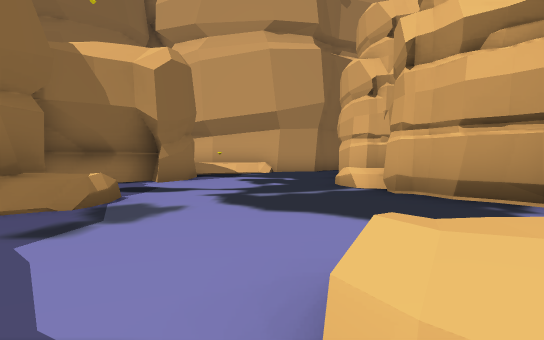
View 1 (above)

23 first-person views from a walk through a scene from a Unity 3-D project. The camera is 1.3 m above the floor, tilts 2° down and sees 70° across. The floor is counted in squares, 2.4 m on a side. Each view is taken from the middle of a square. On the plan, view 1 faces up. The plan holds only what a view shows up to about 10 squares ahead; the rest is blank. The place goes on beyond the plan. The player character is not drawn. Some animated figures are not drawn. Some surface patterns are stand-ins.

View 2
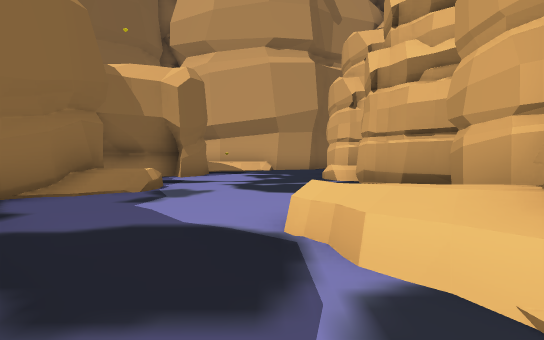

View 3
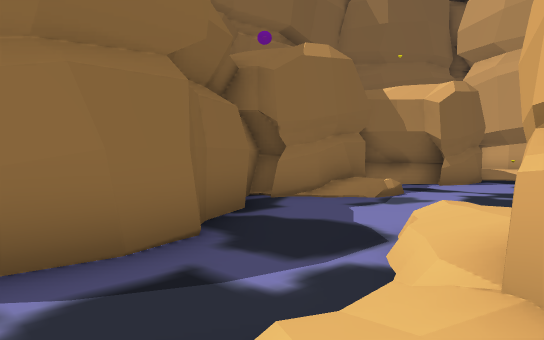

View 4
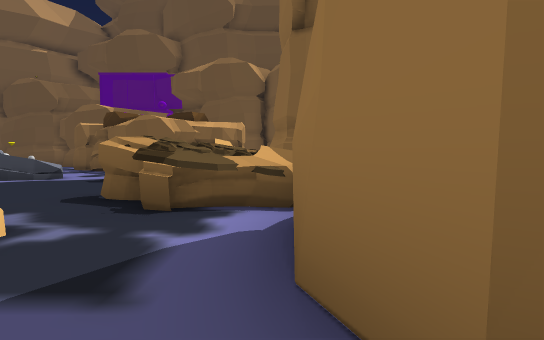

View 5
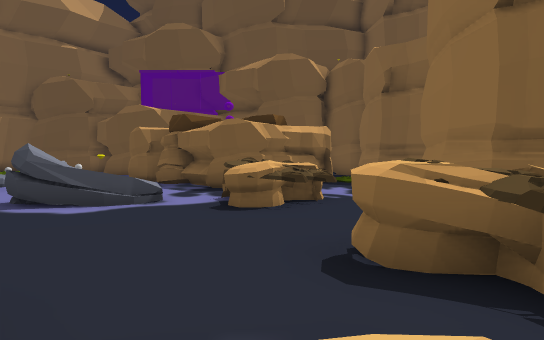

View 6
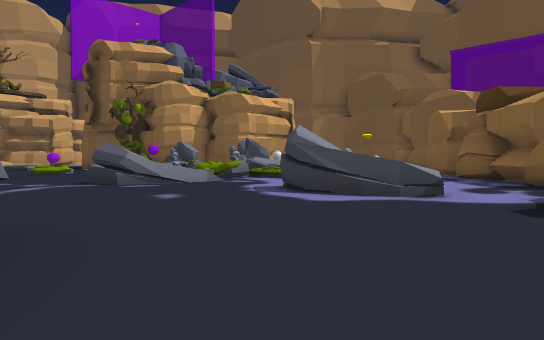

View 7
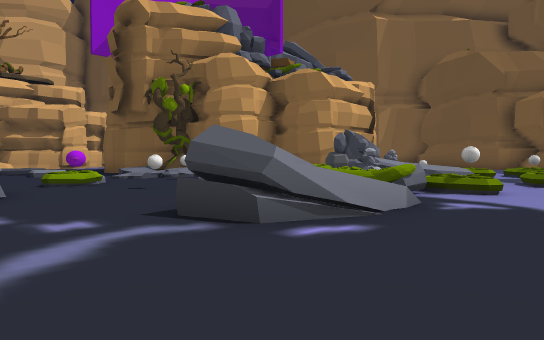

View 8
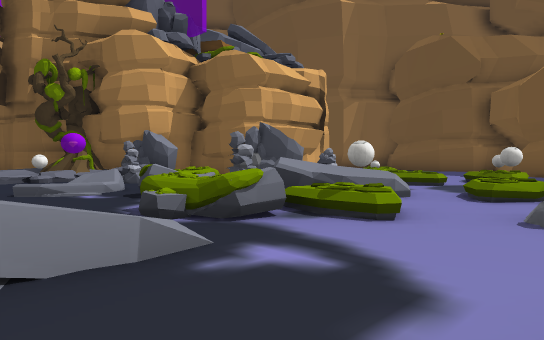

View 9
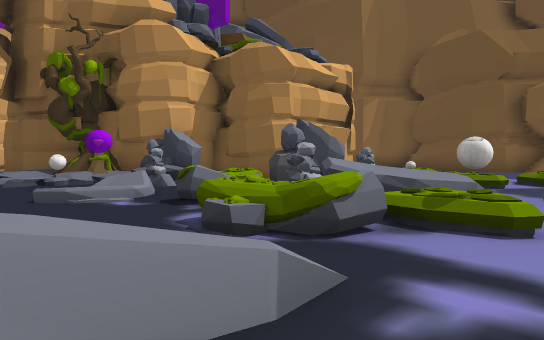

View 10
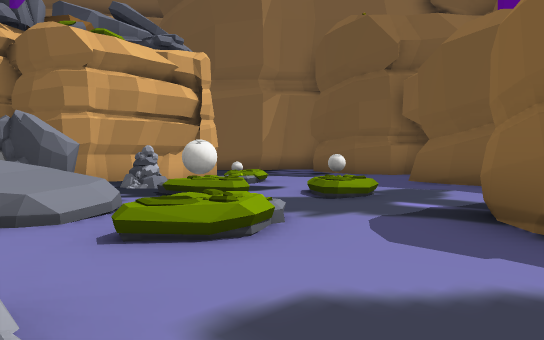

View 11
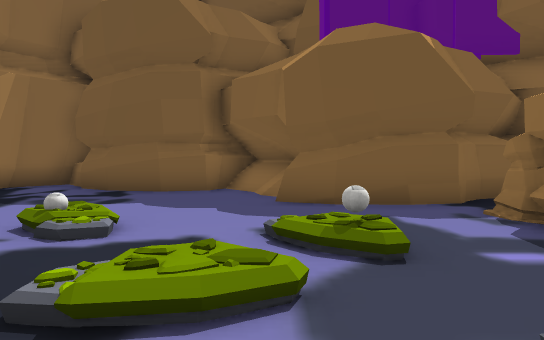

View 12
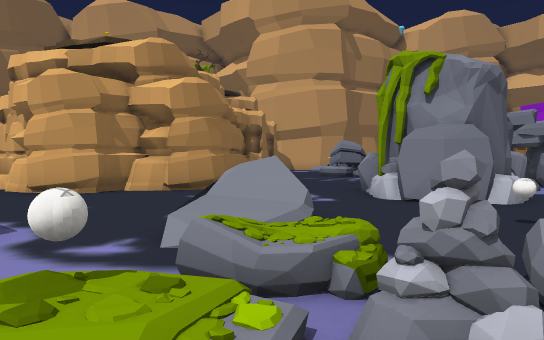

View 13
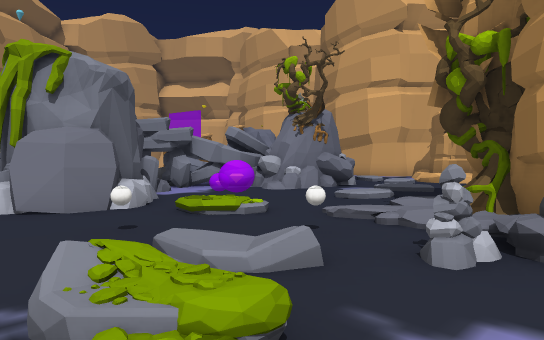

View 14
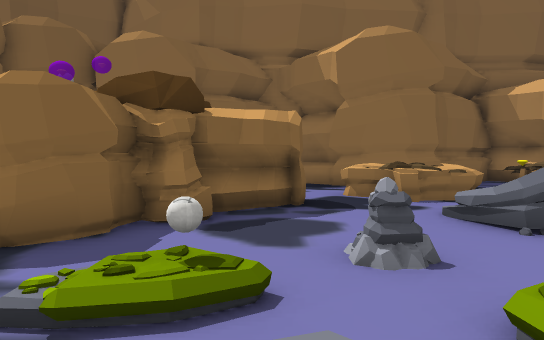

View 15
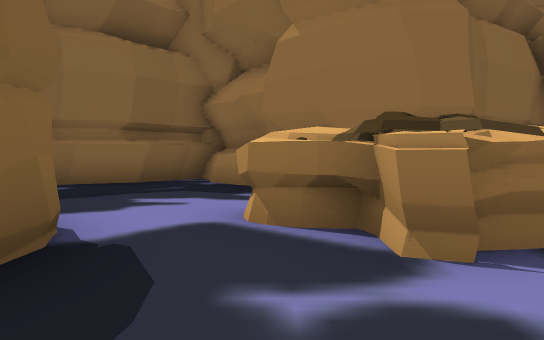

View 16
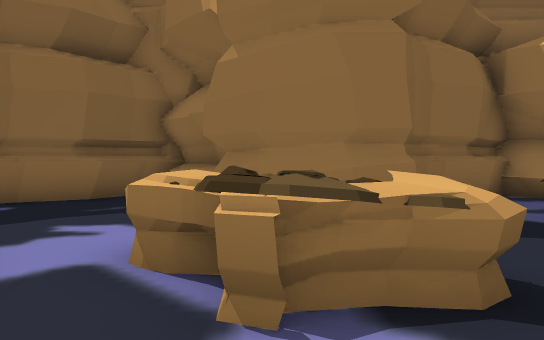

View 17
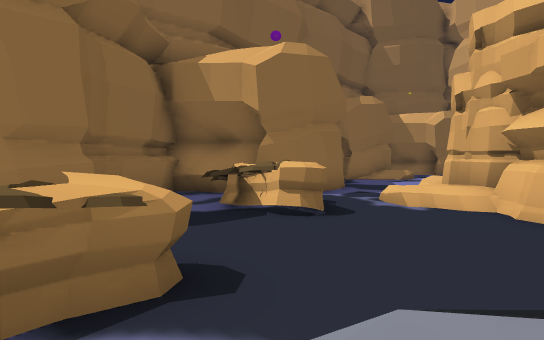

View 18
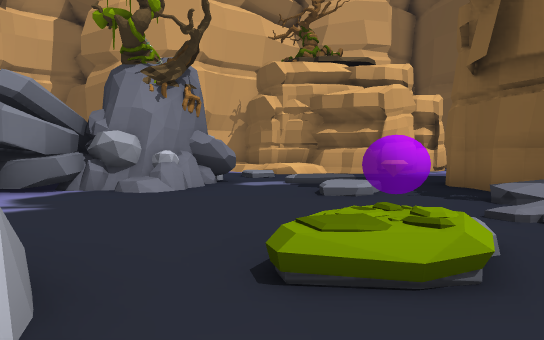

View 19
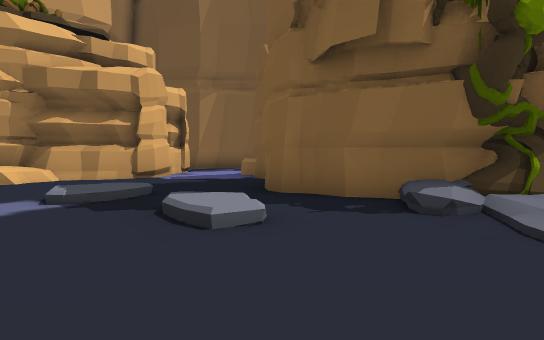

View 20
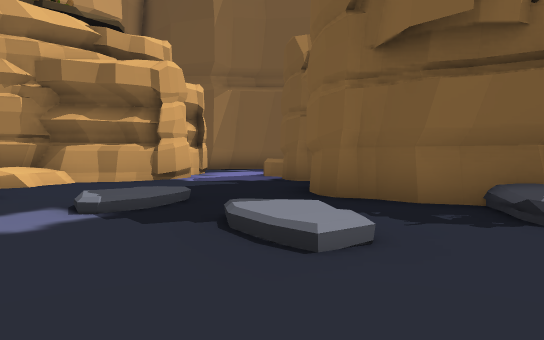

View 21
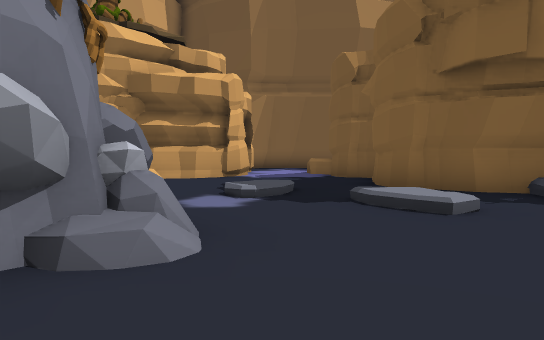

View 22
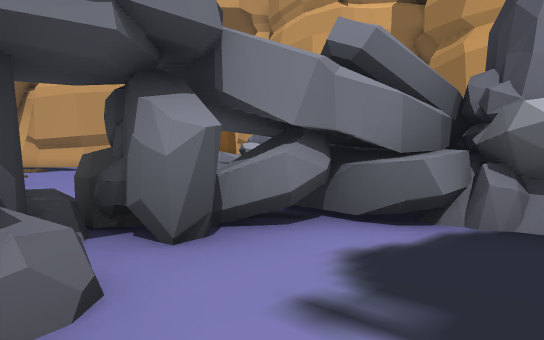

View 23
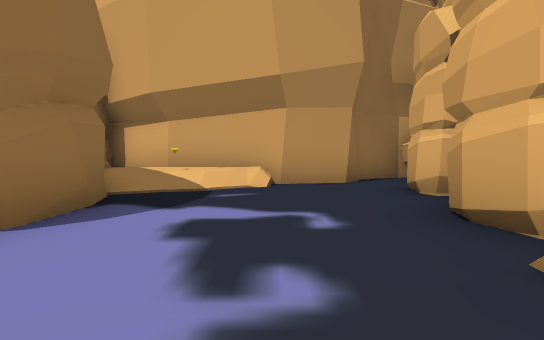

### Floor plan
Key: @ floor where view 1 was taken; # wall or solid block; . main floor; : floor 0.25 m higher than the main floor; + floor 0.75 m higher than the main floor; / step, stairs or slope; = window, fence, low wall or low ledge; ^ raised ledge; R rock; B ball; T tree; O other object.
Columns run from 5 left of view 1 to 27 right of it. Each row starts with its distance up from view 1.
 15       ###
 14   #####.
 13    O//..
 12    //...#
 11   #.....#
 10   ##...##
  9   ##...##
  8 ###..../#
  7   ...../
  6  #:....##
  5  #+=....#              ..
  4  #//....#              ..
  3  #/.....#              ..
  2  #....//#
  1  ##../+##
  0   #..@/#
 -1   ##../##
 -2    ##./+#            #R# O
 -3     #.//######  ..  OO.####
 -4   # OO....##..  ..###...###
 -5   #.OOO...........###.../##
 -6   #..O............##......#..
 -7   ##...........#............//=
 -8    ## ........==..B.O/.././...=+#
 -9     # .O.RRRR.=:....R/.........##
-10    ##.OOO./R...R..OOB///.......#
-11   ##..OO......RROR/R./T####....#
-12  #^.........O//.R/..O#T    ....
-13  #.....###...R.// R..R     ##.
-14  ##...   #O..B/..RR.##
-15   #.     ###...R/OO.#
-16            ##.B...  #
-17             ..R/.B. #
-18            #........
-19            O........
-20           #####......
-21                .......
-22                #......
-23                ######.#

Positions as (right, up) in squares from view 1, and headings:
1: (0, 0), facing up
2: (0, -2), facing up
3: (2, -3), facing up-left
4: (-1, 0), facing down
5: (2, -2), facing down
6: (2, -4), facing down-right
7: (7, -5), facing down-right
8: (7, -8), facing down-right
9: (8, -8), facing down-right
10: (6, -12), facing down-right
11: (10, -13), facing down
12: (10, -13), facing up
13: (11, -13), facing up-right
14: (11, -13), facing left
15: (5, -11), facing left
16: (5, -10), facing left
17: (5, -10), facing up-left
18: (13, -7), facing right
19: (16, -6), facing down-right
20: (17, -6), facing down-right
21: (17, -4), facing down-right
22: (16, -5), facing up-right
23: (0, 6), facing up
